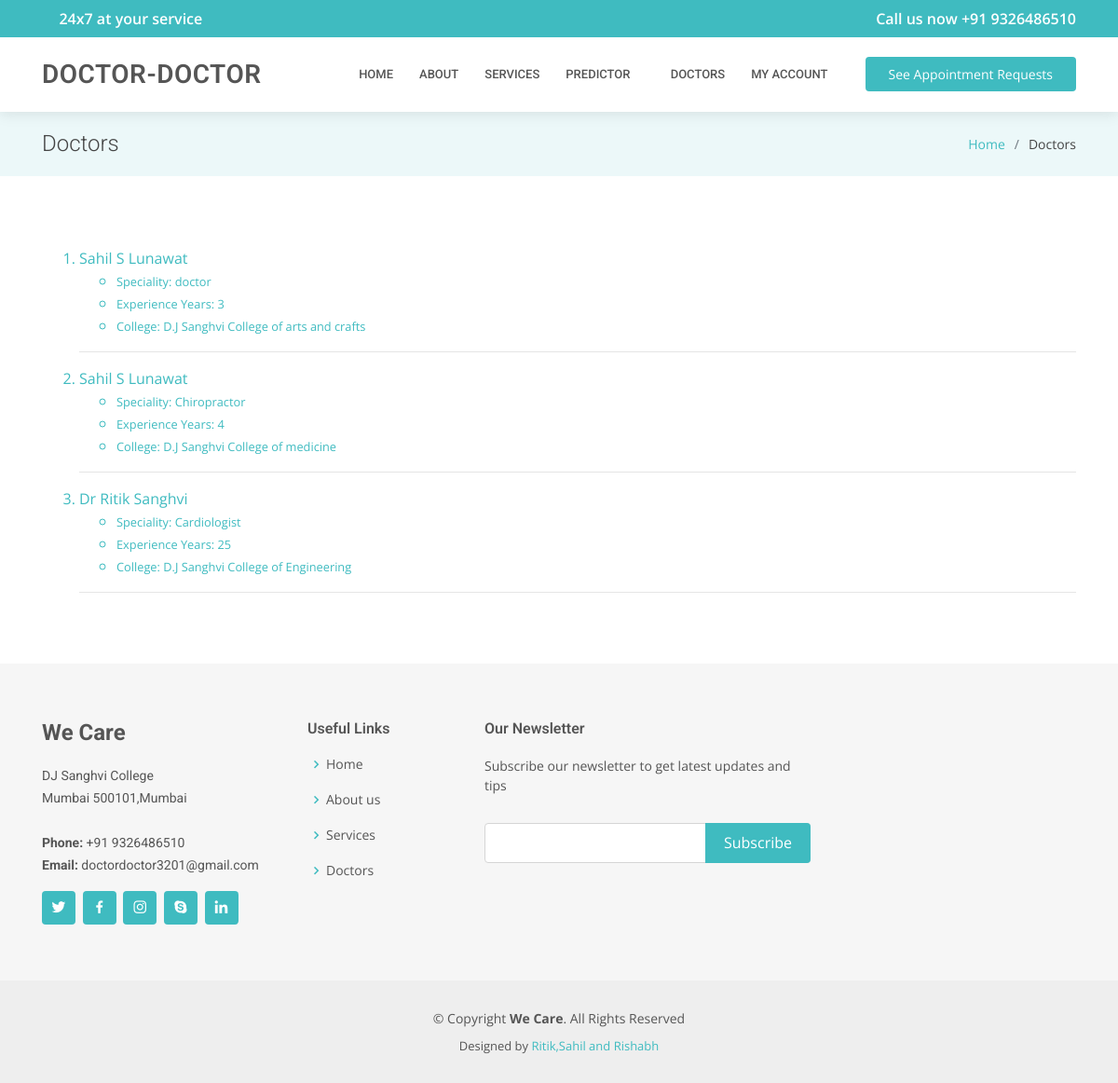
Page /doctors/ (signed in) on the committed database.
### accounts/models.py (models this page shows, shortened)
class CustomUser(AbstractUser):
    id              = models.AutoField(primary_key=True)
    username        = models.CharField(max_length=30,null=True,blank=True)
    fullname        = models.CharField(blank=True, null=True, max_length=255)##
    is_doctor       = models.BooleanField(default=False, blank=True, null=True)
    password        = models.CharField(max_length=255)
    email           = models.EmailField(max_length=254, unique=True)
    date_of_birth   = models.DateField(blank=True, editable=True,null=True)
    date_created    = models.DateField(auto_now=True, editable=False)
    is_active       = models.BooleanField(default=True)
    is_admin        = models.BooleanField(default=False)
    USERNAME_FIELD  = 'email'
    REQUIRED_FIELDS = []
    objects = CustomUserManager()

class Doctor(CustomUser):
    speciality          = models.CharField(blank=True, null=True, max_length=512)
    college             = models.CharField(blank=True, null=True, max_length=60)
    experience_years    = models.IntegerField(blank=True,null=True)
    class Meta:
        verbose_name = 'User: Doctor'

class CustomUser(AbstractUser):
    id              = models.AutoField(primary_key=True)
    username        = models.CharField(max_length=30,null=True,blank=True)
    fullname        = models.CharField(blank=True, null=True, max_length=255)##
    is_doctor       = models.BooleanField(default=False, blank=True, null=True)
    password        = models.CharField(max_length=255)
    email           = models.EmailField(max_length=254, unique=True)
    date_of_birth   = models.DateField(blank=True, editable=True,null=True)
    date_created    = models.DateField(auto_now=True, editable=False)
    is_active       = models.BooleanField(default=True)
    is_admin        = models.BooleanField(default=False)
    USERNAME_FIELD  = 'email'
    REQUIRED_FIELDS = []
    objects = CustomUserManager()

### accounts/views.py (the view)
# urls.py: url(r'^doctors/$',v.list_doctors.as_view(),name='list_doctors'),
class list_doctors(ListView):
    model = Doctor
    template_name = 'accounts/list_doctors.html'
    context_object_name = 'doctors'

### accounts/templatetags/profile_tags.py (called while the page is built)
@register.filter(name='has_group')
def has_group(user, group_name):
    return user.groups.filter(name=group_name).exists()

### accounts/templates/accounts/list_doctors.html (shortened to what this page needs)
{% extends "DoctorDoctor/base.html" %}
{% block title_page %}Doctors{% endblock %}
{% block title_in_li %}Doctors{% endblock %}
{% block inner_page %}
<ol>
    {% for i in doctors %}
    <a href="{% url 'accounts:see_public_profile' pk=i.id %}"><li>
        {{i.fullname}}
        <ul>
        <li><small>{% if i.speciality %}Speciality: {{i.speciality}}{% endif %}</small></li>
        <li><small>{% if i.experience_years %}Experience Years: {{i.experience_years}}{% endif %}</small></li>
        <li><small>{% if i.college %}College: {{i.college}}{% endif %}</small></li>
    </ul>
        <hr>
    </li></a>
    {% endfor %}
</ol>
{% endblock %}

### static/DoctorDoctor/assets/css/style.css (style rules this page uses)
body { font-family: "Open Sans", sans-serif; color: #444444; }
a { color: #3fbbc0; }

### rows in the picture
Doctor: fullname "Sahil S Lunawat", speciality "doctor", experience_years "3", college "D.J Sanghvi College of arts and crafts"
Doctor: fullname "Sahil S Lunawat", speciality "Chiropractor", experience_years "4", college "D.J Sanghvi College of medicine"
Doctor: fullname "Dr Ritik Sanghvi", speciality "Cardiologist", experience_years "25", college "D.J Sanghvi College of Engineering"
